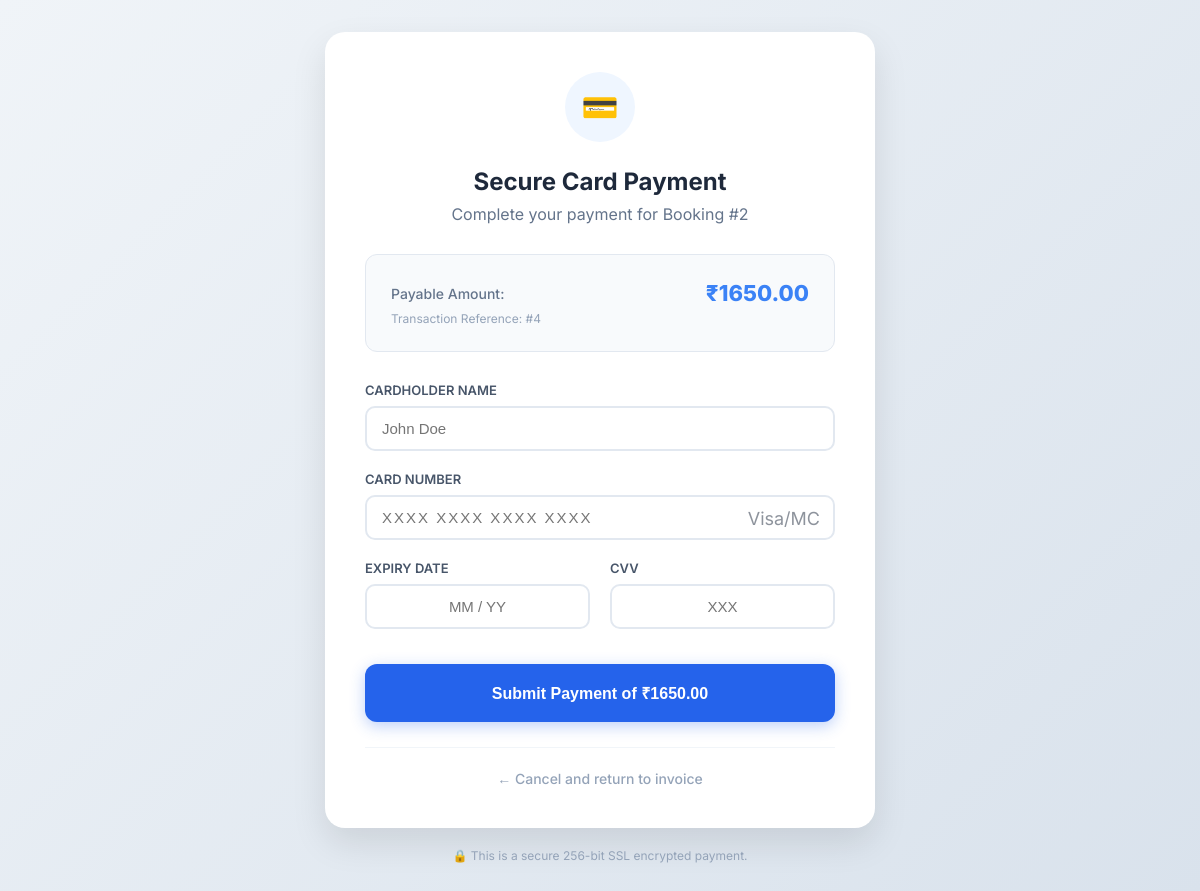
/customer/bill/pay/4/ (signed in), run on the app's committed database.
### billing/models.py (models this page shows, shortened)
class Bill(models.Model):
    jobcard = models.OneToOneField('mech.JobCard', on_delete=models.CASCADE)
    labour_cost = models.DecimalField(max_digits=10, decimal_places=2, default=0)
    parts_total = models.DecimalField(max_digits=10, decimal_places=2, default=0)
    total_amount = models.DecimalField(max_digits=10, decimal_places=2, default=0)
    is_submitted_by_mechanic = models.BooleanField(default=False)
    is_approved_by_admin = models.BooleanField(default=False)
    submitted_at = models.DateTimeField(null=True, blank=True)
    approved_at = models.DateTimeField(null=True, blank=True)
    is_paid = models.BooleanField(default=False)
    paid_at = models.DateTimeField(null=True, blank=True)
    payment_method = models.CharField(max_length=50, null=True, blank=True)
    created_at = models.DateTimeField(auto_now_add=True)

### mech/models.py (models this page shows, shortened)
class JobCard(models.Model):
    booking = models.ForeignKey('booking.Booking', on_delete=models.CASCADE)
    mechanic = models.ForeignKey(User, on_delete=models.CASCADE)
    work_start_time = models.DateTimeField(null=True, blank=True)
    work_end_time = models.DateTimeField(null=True, blank=True)
    remarks = models.TextField(blank=True)
    created_at = models.DateTimeField(auto_now_add=True)

### booking/models.py (models this page shows, shortened)
class Booking(models.Model):
    SERVICE_CHOICE = [
        ('general', 'General Service'),
        ('oil', 'Oil Change'),
        ('engine', 'Engine Work'),
        ('brake', 'Brake Service'),
        ('other', 'Other'),
    ]
    STATUS_CHOICE = [
        ('pending', 'Pending'),
        ('approved', 'Approved'),
        ('in_progress', 'In Progress'),
        ('completed', 'Completed'),
        ('cancelled', 'Cancelled'),
    ]
    customer = models.ForeignKey(
        Customer,
        on_delete=models.CASCADE
    )
    service_type = models.CharField(
        max_length=20,
        choices=SERVICE_CHOICE
    )
    problem_description = models.TextField(
        blank=True,
        help_text="Customer can describe their problem here"
    )
    preferred_date = models.DateField()
    preferred_time = models.TimeField()
    status = models.CharField(
        max_length=20,
        choices=STATUS_CHOICE,
        default='pending'
    )
    created_at = models.DateTimeField(auto_now_add=True)

### customers/views.py (the view, shortened to what this page needs)
# urls.py: path('bill/pay/<int:bill_id>/', views.pay_bill, name='pay_bill'),
@login_required
def pay_bill(request, bill_id):
    bill = Bill.objects.filter(id=bill_id, jobcard__booking__customer=request.user.customer_profile).last()
    if not bill:
        messages.error(request, "Bill not found.")
        return redirect('customer_dashboard')
    return render(request, 'customers/dummy_payment.html', {'bill': bill})

### customers/templates/customers/dummy_payment.html (shortened to what this page needs)
{% extends 'customers/base_customer.html' %}
{% block content %}
<div class="container py-5" style="max-width: 550px; margin: 0 auto; font-family: 'Inter', sans-serif;">
    <div
        style="background: white; border-radius: 20px; box-shadow: 0 15px 35px rgba(0,0,0,0.1); padding: 40px; text-align: center;">
        <div
            style="width: 70px; height: 70px; background: #eff6ff; border-radius: 50%; display: flex; align-items: center; justify-content: center; margin: 0 auto 25px;">
            <span style="font-size: 30px;">💳</span>
        </div>
        <h1 style="font-size: 24px; font-weight: 700; color: #1e293b; margin-bottom: 8px;">Secure Card Payment</h1>
        <p style="color: #64748b; margin-bottom: 30px;">Complete your payment for Booking #{{ bill.jobcard.booking.id }}
        </p>
        <div
            style="background: #f8fafc; padding: 25px; border-radius: 12px; margin-bottom: 30px; text-align: left; border: 1px solid #e2e8f0;">
            <div style="display: flex; justify-content: space-between; align-items: center; margin-bottom: 5px;">
                <span style="color: #64748b; font-size: 14px; font-weight: 500;">Payable Amount:</span>
                <span style="color: #3b82f6; font-weight: 800; font-size: 22px;">₹{{ bill.total_amount }}</span>
            </div>
            <div style="font-size: 12px; color: #94a3b8;">Transaction Reference: #{{ bill.id }}</div>
        </div>
        <form method="post" id="payment-form">
            <div style="text-align: left; margin-bottom: 20px;">
                <label
                    style="display: block; font-size: 13px; font-weight: 600; color: #475569; margin-bottom: 8px;">CARDHOLDER
                    NAME</label>
                <input type="text" name="cardholder_name" placeholder="John Doe" required
                    style="width: 100%; padding: 12px 15px; border: 2px solid #e2e8f0; border-radius: 10px; font-size: 15px; transition: border-color 0.2s;">
            </div>
            <div style="text-align: left; margin-bottom: 20px;">
                <label
                    style="display: block; font-size: 13px; font-weight: 600; color: #475569; margin-bottom: 8px;">CARD
                    NUMBER</label>
                <div style="position: relative;">
                    <input type="text" name="card_number" id="card_number" placeholder="XXXX XXXX XXXX XXXX"
                        maxlength="19" required
                        style="width: 100%; padding: 12px 15px; border: 2px solid #e2e8f0; border-radius: 10px; font-size: 15px; letter-spacing: 2px;">
                    <span
                        style="position: absolute; right: 15px; top: 50%; transform: translateY(-50%); font-size: 18px; opacity: 0.5;">Visa/MC</span>
                </div>
            </div>
            <div style="display: grid; grid-template-columns: 1fr 1fr; gap: 20px; margin-bottom: 35px;">
                <div style="text-align: left;">
                    <label
                        style="display: block; font-size: 13px; font-weight: 600; color: #475569; margin-bottom: 8px;">EXPIRY
                        DATE</label>
                    <input type="text" name="expiry" id="expiry" placeholder="MM / YY" maxlength="7" required
                        style="width: 100%; padding: 12px 15px; border: 2px solid #e2e8f0; border-radius: 10px; font-size: 15px; text-align: center;">
                </div>
                <div style="text-align: left;">
                    <label
                        style="display: block; font-size: 13px; font-weight: 600; color: #475569; margin-bottom: 8px;">CVV</label>
                    <input type="password" name="cvv" placeholder="XXX" maxlength="3" required
                        style="width: 100%; padding: 12px 15px; border: 2px solid #e2e8f0; border-radius: 10px; font-size: 15px; text-align: center;">
                </div>
            </div>
            <button type="submit" id="pay-btn"
                style="width: 100%; background: #2563eb; color: white; padding: 18px; border: none; border-radius: 12px; font-weight: 700; font-size: 16px; cursor: pointer; box-shadow: 0 4px 15px rgba(37, 99, 235, 0.3); transition: all 0.2s;">
                Submit Payment of ₹{{ bill.total_amount }}
            </button>
        </form>
        <div style="margin-top: 25px; padding-top: 20px; border-top: 1px solid #f1f5f9;">
            <a href="{% url 'view_bill' bill.jobcard.booking.id %}"
                style="color: #94a3b8; text-decoration: none; font-size: 14px; font-weight: 500;">← Cancel and return to
                invoice</a>
        </div>
    </div>
    <div style="text-align: center; margin-top: 20px; color: #94a3b8; font-size: 12px;">
        🔒 This is a secure 256-bit SSL encrypted payment.
    </div>
</div>
{% endblock %}

### customers/templates/customers/base_customer.html (style rules this page uses)
* { margin: 0; padding: 0; box-sizing: border-box; }
body { font-family: 'Inter', system-ui, -apple-system, sans-serif; background: linear-gradient(135deg, #f0f4f8 0%, #d9e2ec 100%); min-height: 100vh; color: #1e293b; }

### data on the page
Bill: jobcard.booking.id "2", total_amount "1650.00", id "4"
